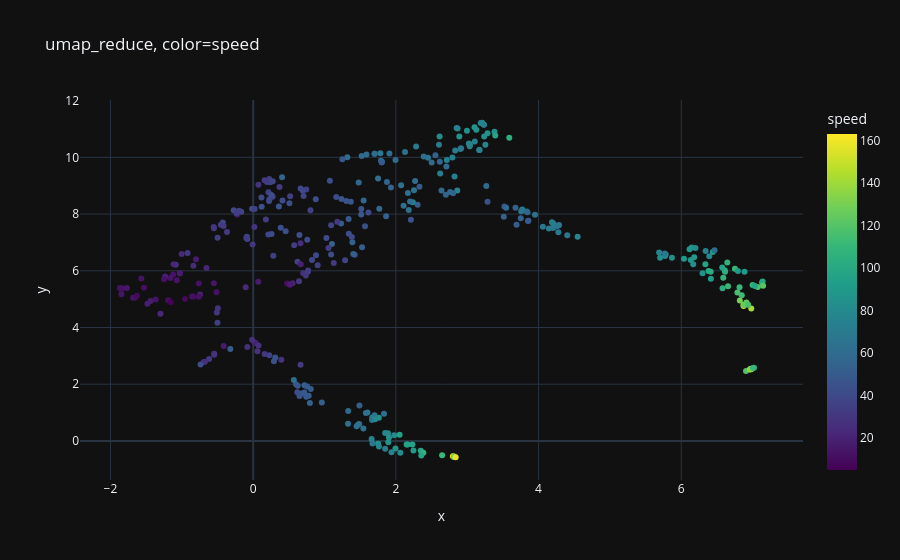
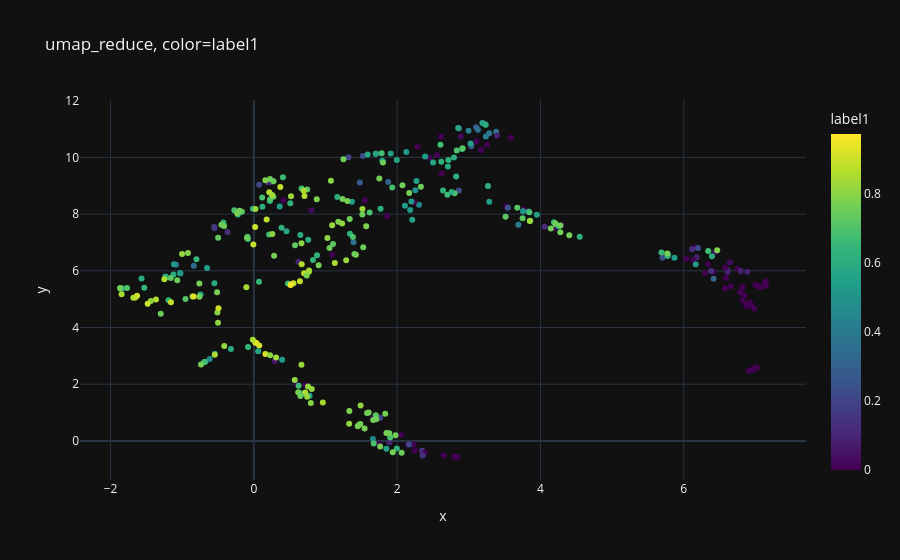
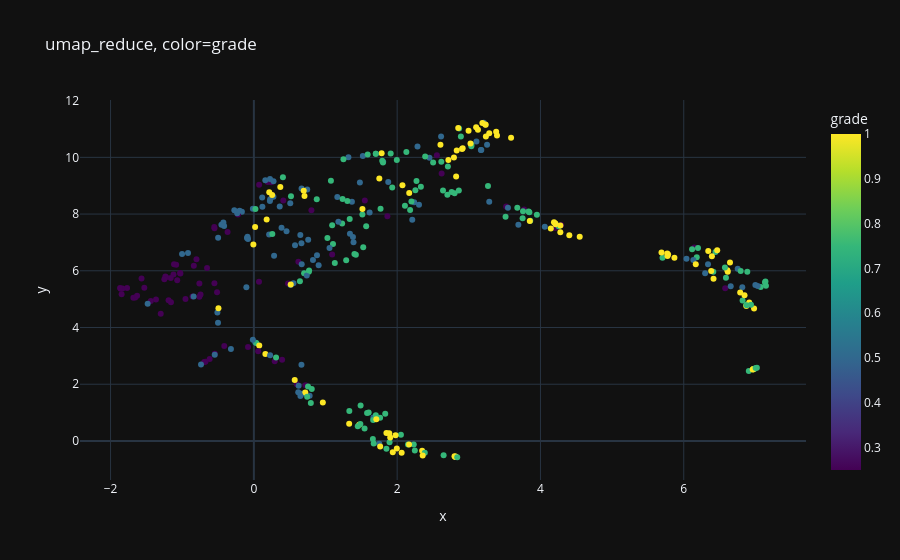
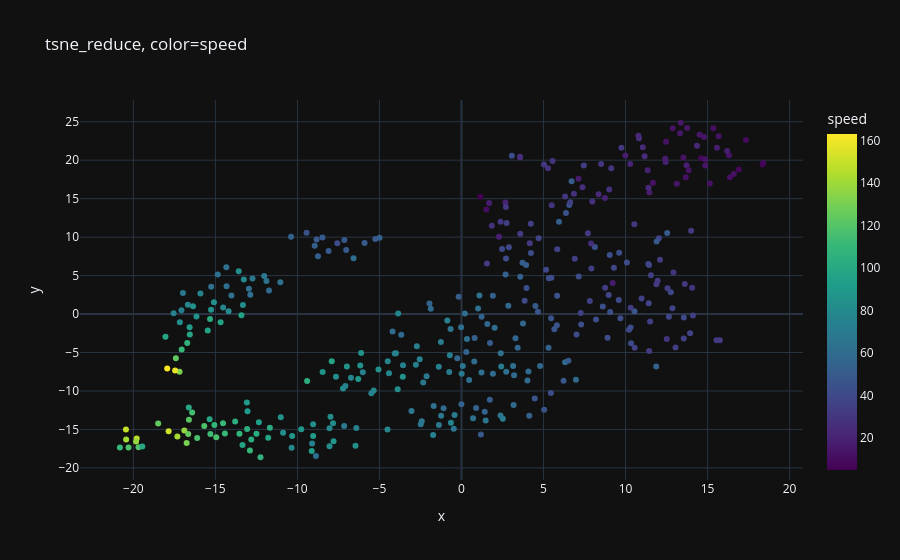

Here is the notebook cell these charts were saved with, in order:
### Code cell
import plotly.express as px

for reducer in [umap_reduce, tsne_reduce, pca_reduce]:
    if not PLOT_CLUSTERING:
        break
    for color in ['speed', 'label1', "grade"]:
        reduced = reducer(embeddings_raw)
        df = pd.DataFrame({
            'x': reduced[:, 0],
            'y': reduced[:, 1],
            'grade': dataset_clustering['grade'],
            'speed': dataset_clustering['speed'],
            'label1': dataset_clustering['label1'],
            "gender": dataset_clustering['gender'],
            "task": dataset_clustering['task']
        })
        title = f"{reducer.__name__}, color={color}"
        fig = px.scatter(df,
                         x='x', y='y', color=color,
                         hover_data=['grade', 'speed', 'label1', "gender", "task"],
                         title=title,
                         color_continuous_scale='Viridis'
                         )
        fig.show(f"regular_clusters_{title}")
    print()
    print()
    print()

### Figure 1 — Plotly figure (JSON) as saved in the notebook; plotly's stock layout.template omitted (floating-point values rounded to 4 significant figures; data arrays with more than 128 entries replaced by an {"elided": "..."} marker saying what was removed)
{"data": [{"customdata": {"elided": "369x5 mixed values"}, "hovertemplate": "x=%{x}<br>y=%{y}<br>grade=%{customdata[0]}<br>speed=%{marker.color}<br>label1=%{customdata[2]}<br>gender=%{customdata[3]}<br>task=%{customdata[4]}<extra></extra>", "legendgroup": "", "marker": {"color": {"elided": "369 float values"}, "coloraxis": "coloraxis", "symbol": "circle"}, "mode": "markers", "name": "", "orientation": "v", "showlegend": false, "x": {"elided": "369 float values"}, "xaxis": "x", "y": {"elided": "369 float values"}, "yaxis": "y", "type": "scatter"}], "layout": {"xaxis": {"anchor": "y", "domain": [0.0, 1.0], "title": {"text": "x"}}, "yaxis": {"anchor": "x", "domain": [0.0, 1.0], "title": {"text": "y"}}, "coloraxis": {"colorbar": {"title": {"text": "speed"}}, "colorscale": [[0.0, "#440154"], [0.1111, "#482878"], [0.2222, "#3e4989"], [0.3333, "#31688e"], [0.4444, "#26828e"], [0.5556, "#1f9e89"], [0.6667, "#35b779"], [0.7778, "#6ece58"], [0.8889, "#b5de2b"], [1.0, "#fde725"]]}, "legend": {"tracegroupgap": 0}, "title": {"text": "umap_reduce, color=speed"}}}

### Figure 2 — Plotly figure (JSON) as saved in the notebook; plotly's stock layout.template omitted (floating-point values rounded to 4 significant figures; data arrays with more than 128 entries replaced by an {"elided": "..."} marker saying what was removed)
{"data": [{"customdata": {"elided": "369x5 mixed values"}, "hovertemplate": "x=%{x}<br>y=%{y}<br>grade=%{customdata[0]}<br>speed=%{customdata[1]}<br>label1=%{marker.color}<br>gender=%{customdata[3]}<br>task=%{customdata[4]}<extra></extra>", "legendgroup": "", "marker": {"color": {"elided": "369 float values"}, "coloraxis": "coloraxis", "symbol": "circle"}, "mode": "markers", "name": "", "orientation": "v", "showlegend": false, "x": {"elided": "369 float values"}, "xaxis": "x", "y": {"elided": "369 float values"}, "yaxis": "y", "type": "scatter"}], "layout": {"xaxis": {"anchor": "y", "domain": [0.0, 1.0], "title": {"text": "x"}}, "yaxis": {"anchor": "x", "domain": [0.0, 1.0], "title": {"text": "y"}}, "coloraxis": {"colorbar": {"title": {"text": "label1"}}, "colorscale": [[0.0, "#440154"], [0.1111, "#482878"], [0.2222, "#3e4989"], [0.3333, "#31688e"], [0.4444, "#26828e"], [0.5556, "#1f9e89"], [0.6667, "#35b779"], [0.7778, "#6ece58"], [0.8889, "#b5de2b"], [1.0, "#fde725"]]}, "legend": {"tracegroupgap": 0}, "title": {"text": "umap_reduce, color=label1"}}}

### Figure 3 — Plotly figure (JSON) as saved in the notebook; plotly's stock layout.template omitted (floating-point values rounded to 4 significant figures; data arrays with more than 128 entries replaced by an {"elided": "..."} marker saying what was removed)
{"data": [{"customdata": {"elided": "369x5 mixed values"}, "hovertemplate": "x=%{x}<br>y=%{y}<br>grade=%{marker.color}<br>speed=%{customdata[1]}<br>label1=%{customdata[2]}<br>gender=%{customdata[3]}<br>task=%{customdata[4]}<extra></extra>", "legendgroup": "", "marker": {"color": {"elided": "369 float values"}, "coloraxis": "coloraxis", "symbol": "circle"}, "mode": "markers", "name": "", "orientation": "v", "showlegend": false, "x": {"elided": "369 float values"}, "xaxis": "x", "y": {"elided": "369 float values"}, "yaxis": "y", "type": "scatter"}], "layout": {"xaxis": {"anchor": "y", "domain": [0.0, 1.0], "title": {"text": "x"}}, "yaxis": {"anchor": "x", "domain": [0.0, 1.0], "title": {"text": "y"}}, "coloraxis": {"colorbar": {"title": {"text": "grade"}}, "colorscale": [[0.0, "#440154"], [0.1111, "#482878"], [0.2222, "#3e4989"], [0.3333, "#31688e"], [0.4444, "#26828e"], [0.5556, "#1f9e89"], [0.6667, "#35b779"], [0.7778, "#6ece58"], [0.8889, "#b5de2b"], [1.0, "#fde725"]]}, "legend": {"tracegroupgap": 0}, "title": {"text": "umap_reduce, color=grade"}}}

### Figure 4 — Plotly figure (JSON) as saved in the notebook; plotly's stock layout.template omitted (floating-point values rounded to 4 significant figures; data arrays with more than 128 entries replaced by an {"elided": "..."} marker saying what was removed)
{"data": [{"customdata": {"elided": "369x5 mixed values"}, "hovertemplate": "x=%{x}<br>y=%{y}<br>grade=%{customdata[0]}<br>speed=%{marker.color}<br>label1=%{customdata[2]}<br>gender=%{customdata[3]}<br>task=%{customdata[4]}<extra></extra>", "legendgroup": "", "marker": {"color": {"elided": "369 float values"}, "coloraxis": "coloraxis", "symbol": "circle"}, "mode": "markers", "name": "", "orientation": "v", "showlegend": false, "x": {"elided": "369 float values"}, "xaxis": "x", "y": {"elided": "369 float values"}, "yaxis": "y", "type": "scatter"}], "layout": {"xaxis": {"anchor": "y", "domain": [0.0, 1.0], "title": {"text": "x"}}, "yaxis": {"anchor": "x", "domain": [0.0, 1.0], "title": {"text": "y"}}, "coloraxis": {"colorbar": {"title": {"text": "speed"}}, "colorscale": [[0.0, "#440154"], [0.1111, "#482878"], [0.2222, "#3e4989"], [0.3333, "#31688e"], [0.4444, "#26828e"], [0.5556, "#1f9e89"], [0.6667, "#35b779"], [0.7778, "#6ece58"], [0.8889, "#b5de2b"], [1.0, "#fde725"]]}, "legend": {"tracegroupgap": 0}, "title": {"text": "tsne_reduce, color=speed"}}}
